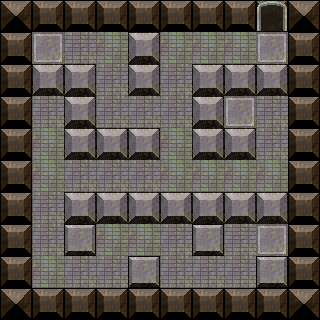

This is a level from a 2D game, rendered from its Tiled map with the project's own tilesets. A one-line summary and the complete map file follow:
An orthogonal 10x10 tile map with 32x32 px tiles, 2 tile layers (Walls, Doors).

<map version="1.5" tiledversion="1.6.0" orientation="orthogonal" renderorder="right-down" width="10" height="10" tilewidth="32" tileheight="32" infinite="0" nextlayerid="3" nextobjectid="1">
 <tileset firstgid="1" source="Tiled Tsx/Tiny Top Down Tiles 32x32.tsx" />
 <layer id="1" name="Walls" width="10" height="10">
  <data encoding="csv">
2,12,12,12,12,12,12,12,12,2,
12,71,81,85,11,85,85,85,71,12,
12,11,11,81,11,81,11,11,11,12,
12,81,11,81,81,81,11,71,81,12,
12,85,11,11,11,85,11,11,81,12,
12,85,81,81,81,85,85,85,85,12,
12,81,11,11,11,11,11,11,11,12,
12,81,21,85,85,81,21,81,71,12,
12,85,81,81,21,81,81,81,21,12,
2,12,12,12,12,12,12,12,12,2
</data>
 </layer>
 <layer id="2" name="Doors" width="10" height="10">
  <data encoding="csv">
0,0,0,0,0,0,0,0,95,0,
0,0,0,0,0,0,0,0,0,0,
0,0,0,0,0,0,0,0,0,0,
0,0,0,0,0,0,0,0,0,0,
0,0,0,0,0,0,0,0,0,0,
0,0,0,0,0,0,0,0,0,0,
0,0,0,0,0,0,0,0,0,0,
0,0,0,0,0,0,0,0,0,0,
0,0,0,0,0,0,0,0,0,0,
0,0,0,0,0,0,0,0,0,0
</data>
 </layer>
</map>
